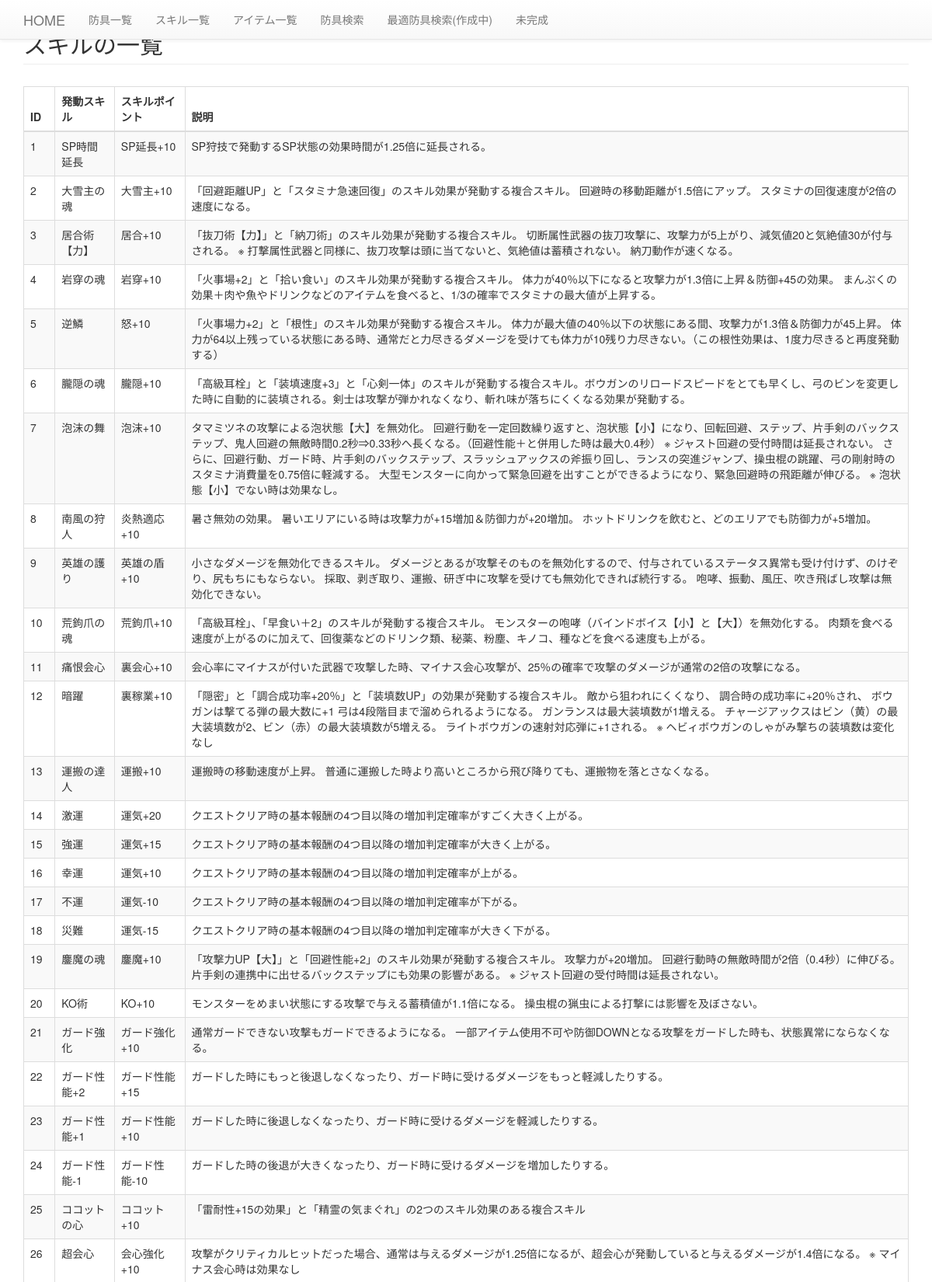
/monhan/skill/ (upper part), run on the app's committed database.
### monhan/models.py (models this page shows)
class Skill(models.Model):
    class Meta:
        db_table = 'skill'
    id = models.IntegerField(primary_key=True)
    skill_system = models.ForeignKey(SkillSystem)
    name = models.CharField(max_length=256)
    require_point = models.IntegerField()
    description = models.CharField(max_length=1024)

class SkillSystem(models.Model):
    class Meta:
        db_table = 'skill_system'
    id = models.IntegerField(primary_key=True)
    name = models.CharField(max_length=256)

### monhan/views.py (the view)
def skill_list(request):
    skills = Skill.objects.all().order_by('id')
    return render(request, 'monhan/skill_list.html', {'skills': skills})

### monhan/templatetags/filter.py (called while the page is built)
@register.filter("skill_point")
def skill_point(skill):
    o = '+'
    if skill.require_point < 0:
        o = ''
    return skill.skill_system.name + o + str(skill.require_point)

### monhan/templates/monhan/skill_list.html (shortened to what this page needs)
{% extends "base.html" %}
{% load filter %}
{% block content %}
  <div class="row">
    <div class="col-sm-12">
      <h2 class="page-header">スキルの一覧</h3>
      <div class="table-responsive">
        <table class="table table-striped table-bordered">
          <thead>
            <tr>
              <th>ID</th>
              <th>発動スキル</th>
              <th>スキルポイント</th>
              <th>説明</th>
            </tr>
          </thead>
          <tbody>
            {% for skill in skills %}
            <tr>
              <td>{{ skill.id }}</td>
              <td>{{ skill.name }}</td>
              <td>{{ skill|skill_point }}</td>
              <td>{{ skill.description }}</td>
            </tr>
            {% endfor %}
          </tbody>
        </table>
      </div>
    </div>
  </div>
{% endblock content %}

### monhan/templates/base.html (shortened to what this page needs)
{% load staticfiles %}
<!DOCTYPE html>
<html lang="{{ LANGUAGE_CODE|default:"en-us" }}">
  <head>
    <link href="{% static 'css/bootstrap.min.css' %}" rel="stylesheet">
    <link href="{% static 'css/bootstrap-theme.min.css' %}" rel="stylesheet">
  </head>
  <body>
    <nav class="navbar navbar-default navbar-fixed-top">
      <div class="container">
        <div class="navbar-header">
          <a class="navbar-brand" href={% url 'monhan:index' %}>HOME</a>
        </div>
        <div id="menu" class="collapse navbar-collapse">
          <ul class="nav navbar-nav">
            <li><a href={% url 'monhan:armor_list' %}>防具一覧</a></li>
            <li><a href={% url 'monhan:skill_list' %}>スキル一覧</a></li>
            <li><a href={% url 'monhan:item_list' %}>アイテム一覧</a></li>
            <li><a href={% url 'monhan:search_armors' %}>防具検索</a></li>
            <li><a href={% url 'monhan:coodinate_armor_set' %}>最適防具検索(作成中)</a></li>
            <li><a href="#">未完成</a></li>
          </ul>
        </div>
      </div>
    </nav>
    <div class="container">
      {% block content %}{% endblock %}
    </div>
  </body>
</html>

### monhan/templates/monhan/skill_list.html (style rules this page uses)
table { margin-top: 8px; }

### data on the page
Skill: id "1", name "SP時間延長", require_point+skill_system "SP延長+10", description "SP狩技で発動するSP状態の効果時間が1.25倍に延長される。"
Skill: id "2", name "大雪主の魂", require_point+skill_system "大雪主+10", description "「回避距離UP」と「スタミナ急速回復」のスキル効果が発動する複合スキル。 回避時の移動距離が1.5倍にアップ。 スタミナの回復速度が2倍の速度になる。"
Skill: id "3", name "居合術【力】", require_point+skill_system "居合+10", description "「抜刀術【力】」と「納刀術」のスキル効果が発動する複合スキル。 切断属性武器の抜刀攻撃に、攻撃力が5上がり、減気値20と気絶値30が付与される。 ※ 打撃属性武器と同様に、抜刀攻撃は頭に当てないと、気絶値は蓄積されない。 納刀動作が速くなる。"
Skill: id "4", name "岩穿の魂", require_point+skill_system "岩穿+10", description "「火事場+2」と「拾い食い」のスキル効果が発動する複合スキル。 体力が40％以下になると攻撃力が1.3倍に上昇＆防御+45の効果。 まんぷくの効果＋肉や魚やドリンクなどのアイテムを食べると、1/3の確率でスタミナの最大値が上昇する。"
Skill: id "5", name "逆鱗", require_point+skill_system "怒+10", description "「火事場力+2」と「根性」のスキル効果が発動する複合スキル。 体力が最大値の40％以下の状態にある間、攻撃力が1.3倍＆防御力が45上昇。 体力が64以上残っている状態にある時、通常だと力尽きるダメージを受けても体力が10残り力尽きない。（この根性効果は、1度力尽きると再度発動する）"
Skill: id "6", name "朧隠の魂", require_point+skill_system "朧隠+10", description "「高級耳栓」と「装填速度+3」と「心剣一体」のスキルが発動する複合スキル。ボウガンのリロードスピードをとても早くし、弓のビンを変更した時に自動的に装填される。剣士は攻撃が弾かれなくなり、斬れ味が落ちにくくなる効果が発動する。"
Skill: id "7", name "泡沫の舞", require_point+skill_system "泡沫+10", description "タマミツネの攻撃による泡状態【大】を無効化。 回避行動を一定回数繰り返すと、泡状態【小】になり、回転回避、ステップ、片手剣のバックステップ、鬼人回避の無敵時間0.2秒⇒0.33秒へ長くなる。（回避性能＋と併用した時は最大0.4秒） ※ ジャスト回避の受付時間は延長されない。 さらに、回避行動、ガード時、片手剣のバックステップ、スラッシュアックスの斧振り回し、ランスの突進ジャンプ、操虫棍の跳躍、弓の剛射時のスタミナ消費量を0.75倍に軽減する。 大型モンスターに向かって緊急回避を出すことができるようになり、緊急回避時の飛距離が伸びる。 ※ 泡状態【小】でない時は効果なし。"
Skill: id "8", name "南風の狩人", require_point+skill_system "炎熱適応+10", description "暑さ無効の効果。 暑いエリアにいる時は攻撃力が+15増加＆防御力が+20増加。 ホットドリンクを飲むと、どのエリアでも防御力が+5増加。"
Skill: id "9", name "英雄の護り", require_point+skill_system "英雄の盾+10", description "小さなダメージを無効化できるスキル。 ダメージとあるが攻撃そのものを無効化するので、付与されているステータス異常も受け付けず、のけぞり、尻もちにもならない。 採取、剥ぎ取り、運搬、研ぎ中に攻撃を受けても無効化できれば続行する。 咆哮、振動、風圧、吹き飛ばし攻撃は無効化できない。"
Skill: id "10", name "荒鉤爪の魂", require_point+skill_system "荒鉤爪+10", description "「高級耳栓」、「早食い＋2」のスキルが発動する複合スキル。 モンスターの咆哮（バインドボイス【小】と【大】）を無効化する。 肉類を食べる速度が上がるのに加えて、回復薬などのドリンク類、秘薬、粉塵、キノコ、種などを食べる速度も上がる。"
Skill: id "11", name "痛恨会心", require_point+skill_system "裏会心+10", description "会心率にマイナスが付いた武器で攻撃した時、マイナス会心攻撃が、25％の確率で攻撃のダメージが通常の2倍の攻撃になる。"
Skill: id "12", name "暗躍", require_point+skill_system "裏稼業+10", description "「隠密」と「調合成功率+20％」と「装填数UP」の効果が発動する複合スキル。 敵から狙われにくくなり、 調合時の成功率に+20％され、 ボウガンは撃てる弾の最大数に+1 弓は4段階目まで溜められるようになる。 ガンランスは最大装填数が1増える。 チャージアックスはビン（黄）の最大装填数が2、ビン（赤）の最大装填数が5増える。 ライトボウガンの速射対応弾に+1される。 ※ ヘビィボウガンのしゃがみ撃ちの装填数は変化なし"
Skill: id "13", name "運搬の達人", require_point+skill_system "運搬+10", description "運搬時の移動速度が上昇。 普通に運搬した時より高いところから飛び降りても、運搬物を落とさなくなる。"
Skill: id "14", name "激運", require_point+skill_system "運気+20", description "クエストクリア時の基本報酬の4つ目以降の増加判定確率がすごく大きく上がる。"
Skill: id "15", name "強運", require_point+skill_system "運気+15", description "クエストクリア時の基本報酬の4つ目以降の増加判定確率が大きく上がる。"
Skill: id "16", name "幸運", require_point+skill_system "運気+10", description "クエストクリア時の基本報酬の4つ目以降の増加判定確率が上がる。"
Skill: id "17", name "不運", require_point+skill_system "運気-10", description "クエストクリア時の基本報酬の4つ目以降の増加判定確率が下がる。"
Skill: id "18", name "災難", require_point+skill_system "運気-15", description "クエストクリア時の基本報酬の4つ目以降の増加判定確率が大きく下がる。"
Skill: id "19", name "鏖魔の魂", require_point+skill_system "鏖魔+10", description "「攻撃力UP【大】」と「回避性能+2」のスキル効果が発動する複合スキル。 攻撃力が+20増加。 回避行動時の無敵時間が2倍（0.4秒）に伸びる。 片手剣の連携中に出せるバックステップにも効果の影響がある。 ※ ジャスト回避の受付時間は延長されない。"
Skill: id "20", name "KO術", require_point+skill_system "KO+10", description "モンスターをめまい状態にする攻撃で与える蓄積値が1.1倍になる。 操虫棍の猟虫による打撃には影響を及ぼさない。"
Skill: id "21", name "ガード強化", require_point+skill_system "ガード強化+10", description "通常ガードできない攻撃もガードできるようになる。 一部アイテム使用不可や防御DOWNとなる攻撃をガードした時も、状態異常にならなくなる。"
Skill: id "22", name "ガード性能+2", require_point+skill_system "ガード性能+15", description "ガードした時にもっと後退しなくなったり、ガード時に受けるダメージをもっと軽減したりする。"
Skill: id "23", name "ガード性能+1", require_point+skill_system "ガード性能+10", description "ガードした時に後退しなくなったり、ガード時に受けるダメージを軽減したりする。"
Skill: id "24", name "ガード性能-1", require_point+skill_system "ガード性能-10", description "ガードした時の後退が大きくなったり、ガード時に受けるダメージを増加したりする。"
Skill: id "25", name "ココットの心", require_point+skill_system "ココット+10", description "「雷耐性+15の効果」と「精霊の気まぐれ」の2つのスキル効果のある複合スキル"
Skill: id "26", name "超会心", require_point+skill_system "会心強化+10", description "攻撃がクリティカルヒットだった場合、通常は与えるダメージが1.25倍になるが、超会心が発動していると与えるダメージが1.4倍になる。 ※ マイナス会心時は効果なし"
